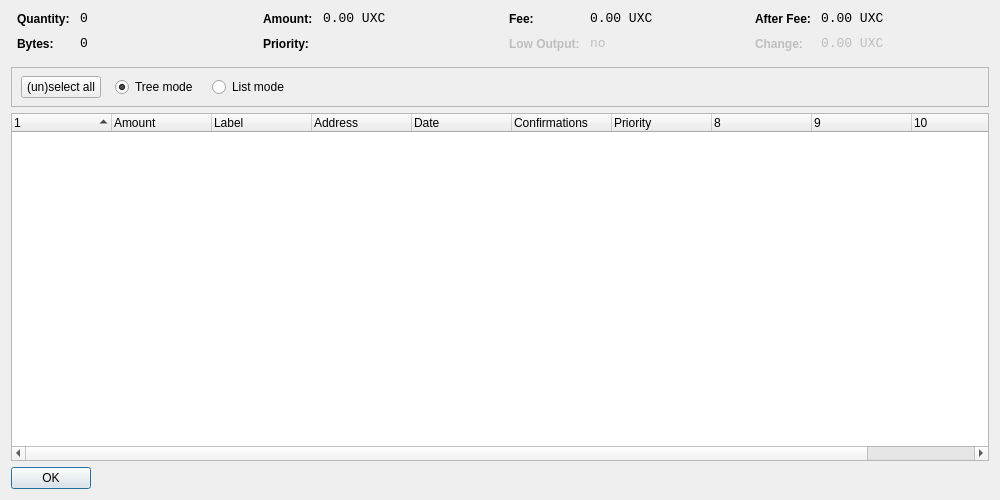
<?xml version="1.0" encoding="UTF-8"?>
<ui version="4.0">
 <class>CoinControlDialog</class>
 <widget class="QDialog" name="CoinControlDialog">
  <property name="geometry">
   <rect>
    <x>0</x>
    <y>0</y>
    <width>1000</width>
    <height>500</height>
   </rect>
  </property>
  <property name="windowTitle">
   <string>Coin Control</string>
  </property>
  <layout class="QVBoxLayout" name="verticalLayout">
   <item>
    <layout class="QHBoxLayout" name="horizontalLayoutTop" stretch="0,0,0,0">
     <property name="topMargin">
      <number>0</number>
     </property>
     <property name="bottomMargin">
      <number>10</number>
     </property>
     <item>
      <layout class="QFormLayout" name="formLayoutCoinControl1">
       <property name="horizontalSpacing">
        <number>10</number>
       </property>
       <property name="verticalSpacing">
        <number>10</number>
       </property>
       <property name="leftMargin">
        <number>6</number>
       </property>
       <property name="rightMargin">
        <number>6</number>
       </property>
       <item row="0" column="0">
        <widget class="QLabel" name="labelCoinControlQuantityText">
         <property name="styleSheet">
          <string notr="true">font-weight:bold;</string>
         </property>
         <property name="text">
          <string>Quantity:</string>
         </property>
        </widget>
       </item>
       <item row="0" column="1">
        <widget class="QLabel" name="labelCoinControlQuantity">
         <property name="font">
          <font>
           <family>Monospace</family>
           <pointsize>10</pointsize>
          </font>
         </property>
         <property name="cursor">
          <cursorShape>IBeamCursor</cursorShape>
         </property>
         <property name="contextMenuPolicy">
          <enum>Qt::ActionsContextMenu</enum>
         </property>
         <property name="text">
          <string notr="true">0</string>
         </property>
         <property name="textInteractionFlags">
          <set>Qt::LinksAccessibleByMouse|Qt::TextSelectableByKeyboard|Qt::TextSelectableByMouse</set>
         </property>
        </widget>
       </item>
       <item row="1" column="0">
        <widget class="QLabel" name="labelCoinControlBytesText">
         <property name="styleSheet">
          <string notr="true">font-weight:bold;</string>
         </property>
         <property name="text">
          <string>Bytes:</string>
         </property>
        </widget>
       </item>
       <item row="1" column="1">
        <widget class="QLabel" name="labelCoinControlBytes">
         <property name="font">
          <font>
           <family>Monospace</family>
           <pointsize>10</pointsize>
          </font>
         </property>
         <property name="cursor">
          <cursorShape>IBeamCursor</cursorShape>
         </property>
         <property name="contextMenuPolicy">
          <enum>Qt::ActionsContextMenu</enum>
         </property>
         <property name="text">
          <string notr="true">0</string>
         </property>
         <property name="textInteractionFlags">
          <set>Qt::LinksAccessibleByMouse|Qt::TextSelectableByKeyboard|Qt::TextSelectableByMouse</set>
         </property>
        </widget>
       </item>
      </layout>
     </item>
     <item>
      <layout class="QFormLayout" name="formLayoutCoinControl2">
       <property name="horizontalSpacing">
        <number>10</number>
       </property>
       <property name="verticalSpacing">
        <number>10</number>
       </property>
       <property name="leftMargin">
        <number>6</number>
       </property>
       <property name="rightMargin">
        <number>6</number>
       </property>
       <item row="0" column="0">
        <widget class="QLabel" name="labelCoinControlAmountText">
         <property name="styleSheet">
          <string notr="true">font-weight:bold;</string>
         </property>
         <property name="text">
          <string>Amount:</string>
         </property>
        </widget>
       </item>
       <item row="0" column="1">
        <widget class="QLabel" name="labelCoinControlAmount">
         <property name="font">
          <font>
           <family>Monospace</family>
           <pointsize>10</pointsize>
          </font>
         </property>
         <property name="cursor">
          <cursorShape>IBeamCursor</cursorShape>
         </property>
         <property name="contextMenuPolicy">
          <enum>Qt::ActionsContextMenu</enum>
         </property>
         <property name="text">
          <string notr="true">0.00 UXC</string>
         </property>
         <property name="textInteractionFlags">
          <set>Qt::LinksAccessibleByMouse|Qt::TextSelectableByKeyboard|Qt::TextSelectableByMouse</set>
         </property>
        </widget>
       </item>
       <item row="1" column="0">
        <widget class="QLabel" name="labelCoinControlPriorityText">
         <property name="styleSheet">
          <string notr="true">font-weight:bold;</string>
         </property>
         <property name="text">
          <string>Priority:</string>
         </property>
        </widget>
       </item>
       <item row="1" column="1">
        <widget class="QLabel" name="labelCoinControlPriority">
         <property name="font">
          <font>
           <family>Monospace</family>
           <pointsize>10</pointsize>
          </font>
         </property>
         <property name="cursor">
          <cursorShape>IBeamCursor</cursorShape>
         </property>
         <property name="contextMenuPolicy">
          <enum>Qt::ActionsContextMenu</enum>
         </property>
         <property name="text">
          <string/>
         </property>
         <property name="textInteractionFlags">
          <set>Qt::LinksAccessibleByMouse|Qt::TextSelectableByKeyboard|Qt::TextSelectableByMouse</set>
         </property>
        </widget>
       </item>
      </layout>
     </item>
     <item>
      <layout class="QFormLayout" name="formLayoutCoinControl3">
       <property name="horizontalSpacing">
        <number>10</number>
       </property>
       <property name="verticalSpacing">
        <number>10</number>
       </property>
       <property name="leftMargin">
        <number>6</number>
       </property>
       <property name="rightMargin">
        <number>6</number>
       </property>
       <item row="0" column="0">
        <widget class="QLabel" name="labelCoinControlFeeText">
         <property name="styleSheet">
          <string notr="true">font-weight:bold;</string>
         </property>
         <property name="text">
          <string>Fee:</string>
         </property>
        </widget>
       </item>
       <item row="0" column="1">
        <widget class="QLabel" name="labelCoinControlFee">
         <property name="font">
          <font>
           <family>Monospace</family>
           <pointsize>10</pointsize>
          </font>
         </property>
         <property name="cursor">
          <cursorShape>IBeamCursor</cursorShape>
         </property>
         <property name="contextMenuPolicy">
          <enum>Qt::ActionsContextMenu</enum>
         </property>
         <property name="text">
          <string notr="true">0.00 UXC</string>
         </property>
         <property name="textInteractionFlags">
          <set>Qt::LinksAccessibleByMouse|Qt::TextSelectableByKeyboard|Qt::TextSelectableByMouse</set>
         </property>
        </widget>
       </item>
       <item row="1" column="0">
        <widget class="QLabel" name="labelCoinControlLowOutputText">
         <property name="enabled">
          <bool>false</bool>
         </property>
         <property name="styleSheet">
          <string notr="true">font-weight:bold;</string>
         </property>
         <property name="text">
          <string>Low Output:</string>
         </property>
        </widget>
       </item>
       <item row="1" column="1">
        <widget class="QLabel" name="labelCoinControlLowOutput">
         <property name="enabled">
          <bool>false</bool>
         </property>
         <property name="font">
          <font>
           <family>Monospace</family>
           <pointsize>10</pointsize>
          </font>
         </property>
         <property name="cursor">
          <cursorShape>IBeamCursor</cursorShape>
         </property>
         <property name="contextMenuPolicy">
          <enum>Qt::ActionsContextMenu</enum>
         </property>
         <property name="text">
          <string notr="true">no</string>
         </property>
         <property name="textInteractionFlags">
          <set>Qt::LinksAccessibleByMouse|Qt::TextSelectableByKeyboard|Qt::TextSelectableByMouse</set>
         </property>
        </widget>
       </item>
      </layout>
     </item>
     <item>
      <layout class="QFormLayout" name="formLayoutCoinControl4">
       <property name="horizontalSpacing">
        <number>10</number>
       </property>
       <property name="verticalSpacing">
        <number>10</number>
       </property>
       <property name="leftMargin">
        <number>6</number>
       </property>
       <property name="rightMargin">
        <number>6</number>
       </property>
       <item row="0" column="0">
        <widget class="QLabel" name="labelCoinControlAfterFeeText">
         <property name="styleSheet">
          <string notr="true">font-weight:bold;</string>
         </property>
         <property name="text">
          <string>After Fee:</string>
         </property>
        </widget>
       </item>
       <item row="0" column="1">
        <widget class="QLabel" name="labelCoinControlAfterFee">
         <property name="font">
          <font>
           <family>Monospace</family>
           <pointsize>10</pointsize>
          </font>
         </property>
         <property name="cursor">
          <cursorShape>IBeamCursor</cursorShape>
         </property>
         <property name="contextMenuPolicy">
          <enum>Qt::ActionsContextMenu</enum>
         </property>
         <property name="text">
          <string notr="true">0.00 UXC</string>
         </property>
         <property name="textInteractionFlags">
          <set>Qt::LinksAccessibleByMouse|Qt::TextSelectableByKeyboard|Qt::TextSelectableByMouse</set>
         </property>
        </widget>
       </item>
       <item row="1" column="0">
        <widget class="QLabel" name="labelCoinControlChangeText">
         <property name="enabled">
          <bool>false</bool>
         </property>
         <property name="styleSheet">
          <string notr="true">font-weight:bold;</string>
         </property>
         <property name="text">
          <string>Change:</string>
         </property>
        </widget>
       </item>
       <item row="1" column="1">
        <widget class="QLabel" name="labelCoinControlChange">
         <property name="enabled">
          <bool>false</bool>
         </property>
         <property name="font">
          <font>
           <family>Monospace</family>
           <pointsize>10</pointsize>
          </font>
         </property>
         <property name="cursor">
          <cursorShape>IBeamCursor</cursorShape>
         </property>
         <property name="contextMenuPolicy">
          <enum>Qt::ActionsContextMenu</enum>
         </property>
         <property name="text">
          <string notr="true">0.00 UXC</string>
         </property>
         <property name="textInteractionFlags">
          <set>Qt::LinksAccessibleByMouse|Qt::TextSelectableByKeyboard|Qt::TextSelectableByMouse</set>
         </property>
        </widget>
       </item>
      </layout>
     </item>
    </layout>
   </item>
   <item>
    <widget class="QFrame" name="frame">
     <property name="minimumSize">
      <size>
       <width>0</width>
       <height>40</height>
      </size>
     </property>
     <property name="frameShape">
      <enum>QFrame::StyledPanel</enum>
     </property>
     <property name="frameShadow">
      <enum>QFrame::Sunken</enum>
     </property>
     <widget class="QWidget" name="horizontalLayoutWidget">
      <property name="geometry">
       <rect>
        <x>10</x>
        <y>0</y>
        <width>781</width>
        <height>41</height>
       </rect>
      </property>
      <layout class="QHBoxLayout" name="horizontalLayoutPanel" stretch="0,0,0,0,0">
       <property name="spacing">
        <number>14</number>
       </property>
       <item>
        <widget class="QPushButton" name="pushButtonSelectAll">
         <property name="sizePolicy">
          <sizepolicy hsizetype="Maximum" vsizetype="Fixed">
           <horstretch>0</horstretch>
           <verstretch>0</verstretch>
          </sizepolicy>
         </property>
         <property name="text">
          <string>(un)select all</string>
         </property>
        </widget>
       </item>
       <item>
        <widget class="QRadioButton" name="radioTreeMode">
         <property name="sizePolicy">
          <sizepolicy hsizetype="Maximum" vsizetype="Fixed">
           <horstretch>0</horstretch>
           <verstretch>0</verstretch>
          </sizepolicy>
         </property>
         <property name="text">
          <string>Tree mode</string>
         </property>
         <property name="checked">
          <bool>true</bool>
         </property>
        </widget>
       </item>
       <item>
        <widget class="QRadioButton" name="radioListMode">
         <property name="sizePolicy">
          <sizepolicy hsizetype="Maximum" vsizetype="Fixed">
           <horstretch>0</horstretch>
           <verstretch>0</verstretch>
          </sizepolicy>
         </property>
         <property name="text">
          <string>List mode</string>
         </property>
        </widget>
       </item>
       <item>
        <spacer name="horizontalSpacer">
         <property name="orientation">
          <enum>Qt::Horizontal</enum>
         </property>
         <property name="sizeHint" stdset="0">
          <size>
           <width>40</width>
           <height>20</height>
          </size>
         </property>
        </spacer>
       </item>
      </layout>
     </widget>
    </widget>
   </item>
   <item>
    <widget class="CoinControlTreeWidget" name="treeWidget">
     <property name="contextMenuPolicy">
      <enum>Qt::CustomContextMenu</enum>
     </property>
     <property name="sortingEnabled">
      <bool>false</bool>
     </property>
     <property name="columnCount">
      <number>11</number>
     </property>
     <attribute name="headerShowSortIndicator" stdset="0">
      <bool>true</bool>
     </attribute>
     <attribute name="headerStretchLastSection">
      <bool>false</bool>
     </attribute>
     <column>
      <property name="text">
       <string/>
      </property>
     </column>
     <column>
      <property name="text">
       <string>Amount</string>
      </property>
     </column>
     <column>
      <property name="text">
       <string>Label</string>
      </property>
     </column>
     <column>
      <property name="text">
       <string>Address</string>
      </property>
     </column>
     <column>
      <property name="text">
       <string>Date</string>
      </property>
     </column>
     <column>
      <property name="text">
       <string>Confirmations</string>
      </property>
      <property name="toolTip">
       <string>Confirmed</string>
      </property>
     </column>
     <column>
      <property name="text">
       <string>Priority</string>
      </property>
     </column>
     <column>
      <property name="text">
       <string/>
      </property>
     </column>
     <column>
      <property name="text">
       <string/>
      </property>
     </column>
     <column>
      <property name="text">
       <string/>
      </property>
     </column>
     <column>
      <property name="text">
       <string/>
      </property>
     </column>
    </widget>
   </item>
   <item>
    <widget class="QDialogButtonBox" name="buttonBox">
     <property name="sizePolicy">
      <sizepolicy hsizetype="Maximum" vsizetype="Fixed">
       <horstretch>0</horstretch>
       <verstretch>0</verstretch>
      </sizepolicy>
     </property>
     <property name="orientation">
      <enum>Qt::Horizontal</enum>
     </property>
     <property name="standardButtons">
      <set>QDialogButtonBox::Ok</set>
     </property>
    </widget>
   </item>
  </layout>
 </widget>
 <customwidgets>
  <customwidget>
   <class>CoinControlTreeWidget</class>
   <extends>QTreeWidget</extends>
   <header>coincontroltreewidget.h</header>
  </customwidget>
 </customwidgets>
 <resources/>
 <connections/>
</ui>
